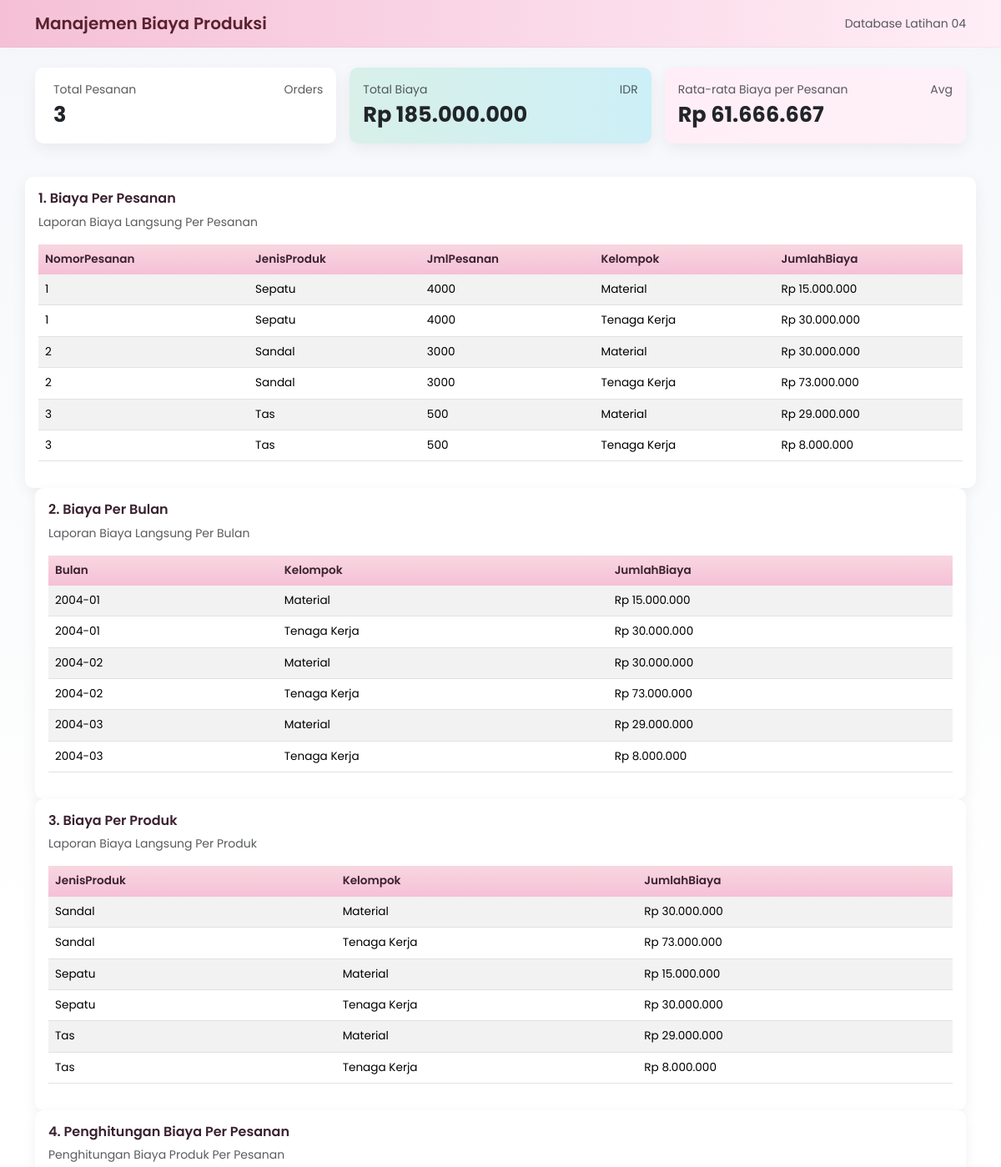
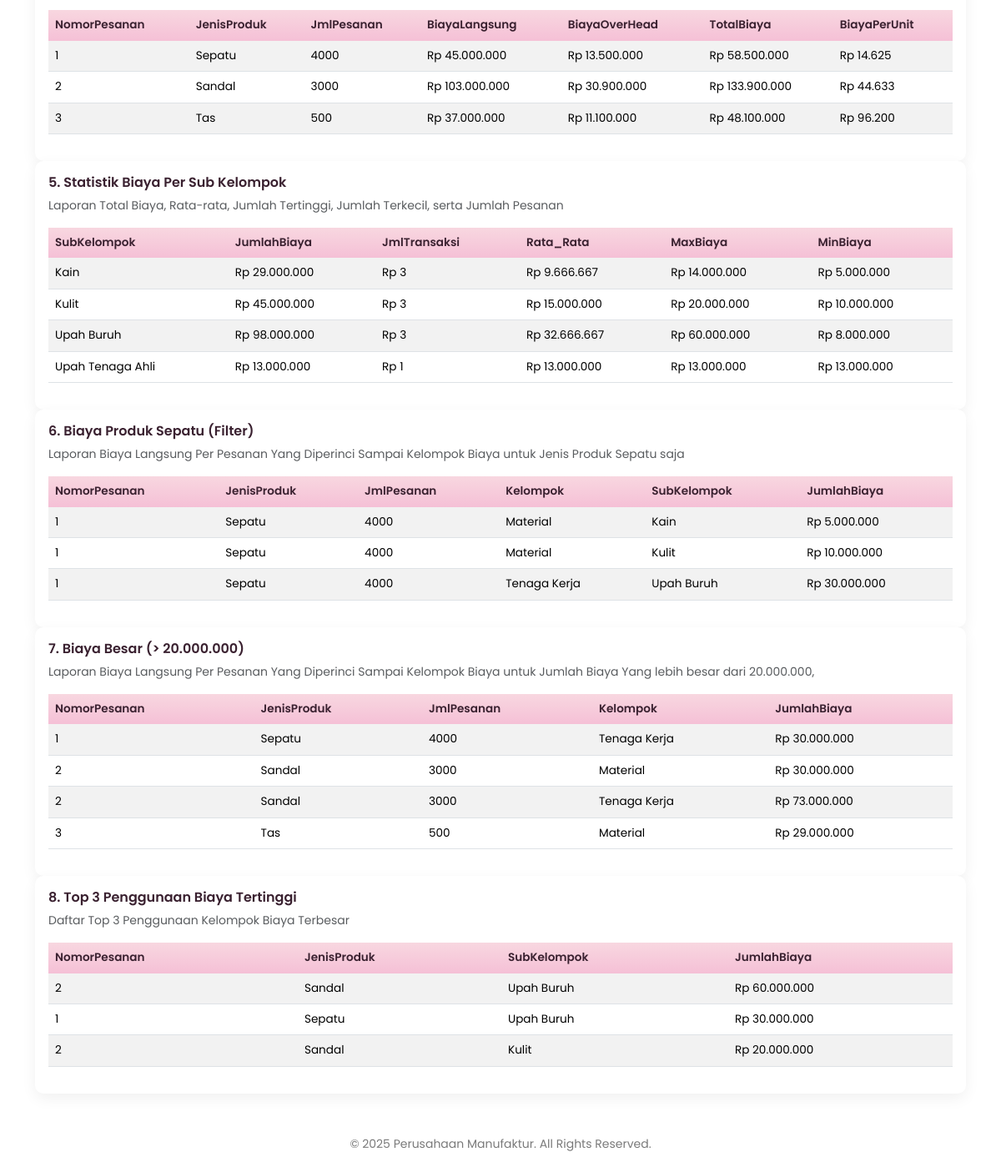
The page / on the database its author committed (2 pictures, top to bottom).
### tables this page shows
CREATE TABLE KartuPesanan (
  NomorPesanan INT PRIMARY KEY,
  JenisProduk VARCHAR(100),
  JmlPesanan INT,
  TglPesanan DATE,
  TglSelesai DATE,
  DipesanOleh VARCHAR(200)
);

### queries.php (called while the page is built, shortened)
<?php
function get_query_for($key) {
    switch($key) {
        case 'a':
            $sql = "SELECT A.NomorPesanan, A.JenisProduk, A.JmlPesanan, B.Kelompok, SUM(B.Jumlah) AS JumlahBiaya
FROM KartuPesanan A
INNER JOIN RincianBiaya B ON A.NomorPesanan = B.NomorPesanan
GROUP BY A.NomorPesanan, A.JenisProduk, A.JmlPesanan, B.Kelompok
ORDER BY A.NomorPesanan, A.JenisProduk, A.JmlPesanan, B.Kelompok";
            return ['sql'=>$sql, 'params'=>[]];
        case 'b':
            $sql = "SELECT DATE_FORMAT(B.Tanggal, '%Y-%m') AS Bulan, B.Kelompok, SUM(B.Jumlah) AS JumlahBiaya
FROM KartuPesanan A
INNER JOIN RincianBiaya B ON A.NomorPesanan = B.NomorPesanan
GROUP BY DATE_FORMAT(B.Tanggal, '%Y-%m'), B.Kelompok
ORDER BY 1,2";
            return ['sql'=>$sql, 'params'=>[]];
        case 'c':
            $sql = "SELECT A.JenisProduk, B.Kelompok, SUM(B.Jumlah) AS JumlahBiaya
FROM KartuPesanan A
INNER JOIN RincianBiaya B ON A.NomorPesanan = B.NomorPesanan
GROUP BY A.JenisProduk, B.Kelompok
ORDER BY 1,2";
            return ['sql'=>$sql, 'params'=>[]];
        case 'd':
            $sql = "SELECT A.NomorPesanan, A.JenisProduk, A.JmlPesanan,
SUM(B.Jumlah) AS BiayaLangsung,
SUM(B.Jumlah) * 30/100 AS BiayaOverHead,
SUM(B.Jumlah) * 130/100 AS TotalBiaya,
(SUM(B.Jumlah) * 130/100) / A.JmlPesanan AS BiayaPerUnit
FROM KartuPesanan A
INNER JOIN RincianBiaya B ON A.NomorPesanan = B.NomorPesanan
GROUP BY A.NomorPesanan, A.JenisProduk, A.JmlPesanan
ORDER BY A.NomorPesanan";
            return ['sql'=>$sql, 'params'=>[]];
        case 'e':
            $sql = "SELECT B.SubKelompok, SUM(B.Jumlah) AS JumlahBiaya, COUNT(*) AS JmlTransaksi,
AVG(B.Jumlah) AS Rata_Rata, MAX(B.Jumlah) AS MaxBiaya, MIN(B.Jumlah) AS MinBiaya
FROM KartuPesanan A
INNER JOIN RincianBiaya B ON A.NomorPesanan = B.NomorPesanan
GROUP BY B.SubKelompok
ORDER BY B.SubKelompok";
            return ['sql'=>$sql, 'params'=>[]];
        case 'f':
            $sql = "SELECT A.NomorPesanan, A.JenisProduk, A.JmlPesanan, B.Kelompok, B.SubKelompok, SUM(B.Jumlah) AS JumlahBiaya
FROM KartuPesanan A
INNER JOIN RincianBiaya B ON A.NomorPesanan = B.NomorPesanan
WHERE A.JenisProduk = :produk
GROUP BY A.NomorPesanan, A.JenisProduk, A.JmlPesanan, B.Kelompok, B.SubKelompok
ORDER BY A.NomorPesanan";
            return ['sql'=>$sql, 'params'=>['produk'=>'Sepatu']];
        case 'g':
            $sql = "SELECT A.NomorPesanan, A.JenisProduk, A.JmlPesanan, B.Kelompok, SUM(B.Jumlah) AS JumlahBiaya
FROM KartuPesanan A
INNER JOIN RincianBiaya B ON A.NomorPesanan = B.NomorPesanan
GROUP BY A.NomorPesanan, A.JenisProduk, A.JmlPesanan, B.Kelompok
HAVING SUM(B.Jumlah) > :threshold
ORDER BY A.NomorPesanan";
            return ['sql'=>$sql, 'params'=>['threshold'=>20000000]];
        case 'h':
            $sql = "SELECT A.NomorPesanan, A.JenisProduk, B.SubKelompok, SUM(B.Jumlah) AS JumlahBiaya
FROM KartuPesanan A
INNER JOIN RincianBiaya B ON A.NomorPesanan = B.NomorPesanan
GROUP BY A.NomorPesanan, A.JenisProduk, B.SubKelompok
ORDER BY SUM(B.Jumlah) DESC
LIMIT 3";
            return ['sql'=>$sql, 'params'=>[]];
    }
}
?>

### includes/report-sections.php (the view, shortened to what this page needs)
<?php
require_once __DIR__ . '/../queries.php';
$keys = ['a','b','c','d','e','f','g','h'];
?>
<div class="row g-4">
<?php foreach($keys as $k):
    $qinfo = get_query_for($k);
    try {
        $stmt = $db->prepare($qinfo['sql']);
        if (!empty($qinfo['params'])) {
            foreach($qinfo['params'] as $name=>$val){
                $paramType = is_int($val) ? PDO::PARAM_INT : PDO::PARAM_STR;
                $stmt->bindValue(':' . $name, $val, $paramType);
            }
        }
        $stmt->execute();
        $rows = $stmt->fetchAll();
    } catch (Exception $ex){
        $rows = [];
    }
?>
    <div class="card card-custom p-3">
      <h6 class="section-title mb-2"><?= htmlspecialchars(get_report_title($k)) ?></h6>
      <p class="text-muted small mb-3"><?= htmlspecialchars(get_report_subtitle($k)) ?></p>
      <div class="table-responsive">
        <table class="table table-striped">
          <thead>
            <tr>
              <?php if(count($rows)>0): foreach(array_keys($rows[0]) as $col): ?>
                <th><?= htmlspecialchars($col) ?></th>
              <?php endforeach; else: ?>
                <th>No Data</th>
              <?php endif; ?>
            </tr>
          </thead>
          <tbody>
            <?php if(count($rows)>0): foreach($rows as $r): ?>
                <tr>
                <?php foreach($r as $col => $cell): ?>
                  <td><?= htmlspecialchars(format_number_if_money($col, $cell)) ?></td>
                <?php endforeach; ?>
                </tr>
            <?php endforeach; else: ?>
                <tr><td class="text-muted small">No results</td></tr>
            <?php endif; ?>
          </tbody>
        </table>
      </div>
    </div>
  </div>
<?php endforeach; ?>

### index.php (shortened to what this page needs)
<?php
require_once __DIR__ . '/queries.php';
function get_report_title($k){
    $map = [
        'a'=>'1. Biaya Per Pesanan',
        'b'=>'2. Biaya Per Bulan',
        'c'=>'3. Biaya Per Produk',
        'd'=>'4. Penghitungan Biaya Per Pesanan',
        'e'=>'5. Statistik Biaya Per Sub Kelompok',
        'f'=>'6. Biaya Produk Sepatu (Filter)',
        'g'=>'7. Biaya Besar (> 20.000.000)',
        'h'=>'8. Top 3 Penggunaan Biaya Tertinggi'
    ];
    return $map[$k] ?? 'Laporan';
}
function get_report_subtitle($k){
    $map = [
        'a'=>'Laporan Biaya Langsung Per Pesanan',
        'b'=>'Laporan Biaya Langsung Per Bulan',
        'c'=>'Laporan Biaya Langsung Per Produk',
        'd'=>'Penghitungan Biaya Produk Per Pesanan',
        'e'=>'Laporan Total Biaya, Rata-rata, Jumlah Tertinggi, Jumlah Terkecil, serta
Jumlah Pesanan',
        'f'=>'Laporan Biaya Langsung Per Pesanan Yang Diperinci Sampai Kelompok
Biaya untuk Jenis Produk Sepatu saja',
        'g'=>'Laporan Biaya Langsung Per Pesanan Yang Diperinci Sampai
Kelompok Biaya untuk Jumlah Biaya Yang lebih besar dari 20.000.000,',
        'h'=>'Daftar Top 3 Penggunaan Kelompok Biaya Terbesar'
    ];
    return $map[$k] ?? '';
}
function format_number_if_money($key, $v){
    if (is_numeric($v) && !in_array(strtolower($key), ['nomorpesanan','jmlpesanan'])) {
        return 'Rp ' . number_format($v, 0, ',', '.');
    }
    return $v;
}
$db = pdo_connect();
?>
<!doctype html>
<html lang="id">
<head>
  <link href="https://cdn.jsdelivr.net/npm/bootstrap@5.3.2/dist/css/bootstrap.min.css" rel="stylesheet">
  <link rel="stylesheet" href="css/style.css">
</head>
<body>
<?php include __DIR__ . '/includes/header.php'; ?>
<main class="container">
  <?php include __DIR__ . '/includes/cards-summary.php'; ?>
  <?php include __DIR__ . '/includes/report-sections.php'; ?>
  <?php include __DIR__ . '/includes/footer.php'; ?>
</main>
</body>
</html>

### includes/header.php (shortened to what this page needs)
<nav class="navbar navbar-expand-lg navbar-pink mb-4">
  <div class="container">
    <a class="navbar-brand brand-title" href="#">
      Manajemen Biaya Produksi
    </a>
    <div class="ms-auto text-muted small">Database Latihan 04</div>
  </div>
</nav>

### includes/cards-summary.php
<?php
$totals = $db->query("SELECT COUNT(DISTINCT NomorPesanan) AS total_pesanan, SUM(Jumlah) AS total_biaya FROM RincianBiaya")->fetch();
$total_orders = $totals['total_pesanan'] ?? 0;
$total_cost = $totals['total_biaya'] ?? 0;
$avg_cost_order = $total_orders ? round($total_cost / $total_orders) : 0;
?>
<div class="row g-3 mb-3">
  <div class="col-md-4">
    <div class="card card-custom summary-card p-3">
      <div class="d-flex justify-content-between align-items-start">
        <div>
          <div class="text-muted small">Total Pesanan</div>
          <div class="summary-value"><?= htmlspecialchars($total_orders) ?></div>
        </div>
        <div class="text-end text-muted small">Orders</div>
      </div>
    </div>
  </div>
  <div class="col-md-4">
    <div class="card card-custom p-3" style="background: linear-gradient(90deg,#d8f0e8,#cdeff7)">
      <div class="d-flex justify-content-between align-items-start">
        <div>
          <div class="text-muted small">Total Biaya</div>
          <div class="summary-value">Rp <?= number_format($total_cost,0,',','.') ?></div>
        </div>
        <div class="text-end text-muted small">IDR</div>
      </div>
    </div>
  </div>
  <div class="col-md-4">
    <div class="card card-custom p-3" style="background: linear-gradient(90deg,#ffeef6,#fff1f8)">
      <div class="d-flex justify-content-between align-items-start">
        <div>
          <div class="text-muted small">Rata-rata Biaya per Pesanan</div>
          <div class="summary-value">Rp <?= number_format($avg_cost_order,0,',','.') ?></div>
        </div>
        <div class="text-end text-muted small">Avg</div>
      </div>
    </div>
  </div>
</div>

### includes/footer.php (shortened to what this page needs)
<footer class="mt-5 mb-3 text-center footer-small">
  <div class="container">
    <small>© 2025 Perusahaan Manufaktur. All Rights Reserved.</small>
  </div>
</footer>

### css/style.css (style rules this page uses)
:root { --pink-1: #f8d7e0; --pink-2: #f5c0d6; --accent-blue: #cfe8ff; --soft-gray: #f5f7fa; --card-shadow: 0 6px 18px rgba(15,15,20,0.06); }
body { font-family: 'Poppins', system-ui, -apple-system, 'Segoe UI', Roboto, 'Helvetica Neue', Arial; background: linear-gradient(180deg, var(--soft-gray) 0%, #ffffff 40%); color: #333; }
.navbar-pink { background: linear-gradient(90deg,var(--pink-2), #ffeef6); border-bottom: 1px solid rgba(0,0,0,0.04); box-shadow: 0 4px 14px rgba(245,194,214,0.06); }
.brand-title { color: #5a2130; font-weight: 600; }
.card-custom { border: none; border-radius: 10px; box-shadow: var(--card-shadow); }
.summary-card { border-left: 6px solid rgba(255,255,255,0.4); }
.summary-value { font-size: 1.6rem; font-weight: 700; }
.table thead th { background: linear-gradient(180deg, var(--pink-1), var(--pink-2)); color: #3a2130; border-bottom: 0; font-weight: 600; }
.table tbody tr td { vertical-align: middle; }
.section-title { font-weight: 600; color: #3a2130; }
footer.footer-small { color: #7a7a7a; }
.table { font-size: 0.85rem; white-space: normal; }
.table th, .table td { word-wrap: break-word; white-space: normal; vertical-align: middle; }
.table-responsive { overflow-x: visible !important; }

### rows shown on the page
kartupesanan: NomorPesanan "1", JenisProduk "Sepatu", JmlPesanan "4000", cell "Material", cell "Rp 15.000.000", cell "Tenaga Kerja", cell "Rp 30.000.000", cell "Rp 45.000.000", cell "Rp 13.500.000", cell "Rp 58.500.000", cell "Rp 14.625", cell "Kain", cell "Rp 5.000.000", cell "Kulit", cell "Rp 10.000.000", cell "Upah Buruh"
kartupesanan: NomorPesanan "2", JenisProduk "Sandal", JmlPesanan "3000", cell "Material", cell "Rp 30.000.000", cell "Tenaga Kerja", cell "Rp 73.000.000", cell "Rp 103.000.000", cell "Rp 30.900.000", cell "Rp 133.900.000", cell "Rp 44.633", cell "Upah Buruh", cell "Rp 60.000.000", cell "Kulit", cell "Rp 20.000.000"
kartupesanan: NomorPesanan "3", JenisProduk "Tas", JmlPesanan "500", cell "Material", cell "Rp 29.000.000", cell "Tenaga Kerja", cell "Rp 8.000.000", cell "Rp 37.000.000", cell "Rp 11.100.000", cell "Rp 48.100.000", cell "Rp 96.200"

### other values the page prints
$total_orders "3"
$total_cost "185.000.000"
$avg_cost_order "61.666.667"
get_report_title($k) "1. Biaya Per Pesanan"
get_report_subtitle($k) "Laporan Biaya Langsung Per Pesanan"
$col "NomorPesanan"
$col "JenisProduk"
$col "JmlPesanan"
$col "Kelompok"
$col "JumlahBiaya"
get_report_title($k) "2. Biaya Per Bulan"
get_report_subtitle($k) "Laporan Biaya Langsung Per Bulan"
$col "Bulan"
format_number_if_money($col, $cell) "2004-01"
format_number_if_money($col, $cell) "Material"
